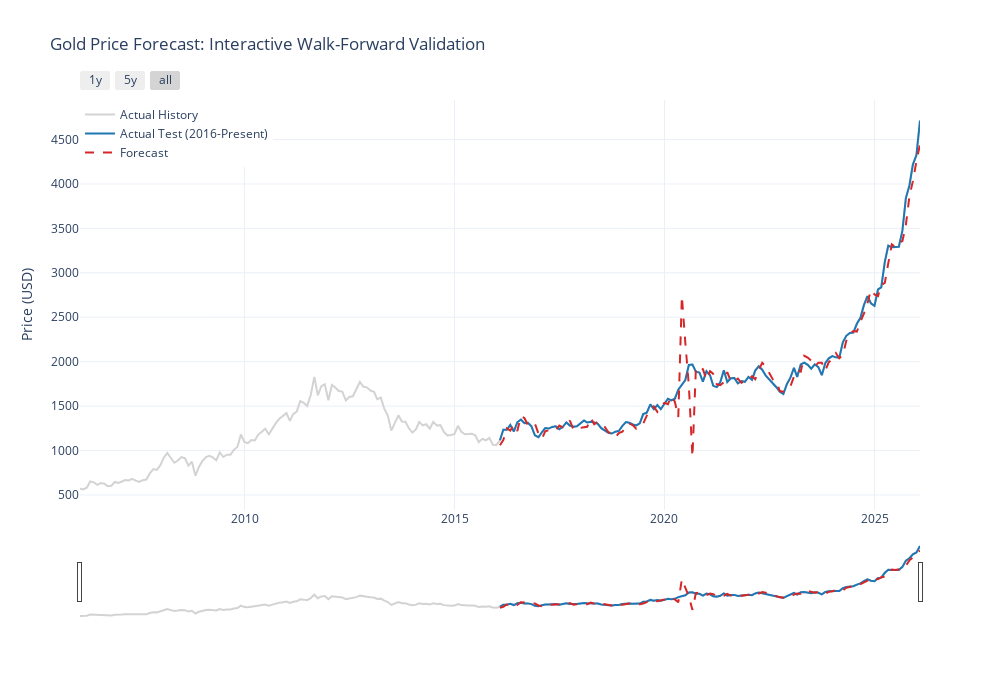

Notebook code cell kept with this figure:
### Code cell
fig = go.Figure()

fig.add_trace(go.Scatter(
    x=df_ardl.index, 
    y=np.exp(df_ardl[y_col]),
    mode='lines',
    name='Actual History',
    line=dict(color='lightgray')
))

fig.add_trace(go.Scatter(
    x=test_data.index, 
    y=actual_price,
    mode='lines',
    name='Actual Test (2016-Present)',
    line=dict(color='#1f77b4', width=2)
))

fig.add_trace(go.Scatter(
    x=test_data.index, 
    y=pred_price,
    mode='lines',
    name='Forecast',
    line=dict(color='#d62728', width=2, dash='dash')
))

fig.update_layout(
    width=1000,
    height=700,
    autosize=False,
    title='Gold Price Forecast: Interactive Walk-Forward Validation',
    yaxis_title='Price (USD)',
    xaxis=dict(
        rangeselector=dict(
            buttons=list([
                dict(count=1, label="1y", step="year", stepmode="backward"),
                dict(count=5, label="5y", step="year", stepmode="backward"),
                dict(step="all")
            ])
        ),
        rangeslider=dict(visible=True),
        type="date"
    ),
    template="plotly_white",
    legend=dict(x=0, y=1)
)

fig.show()
